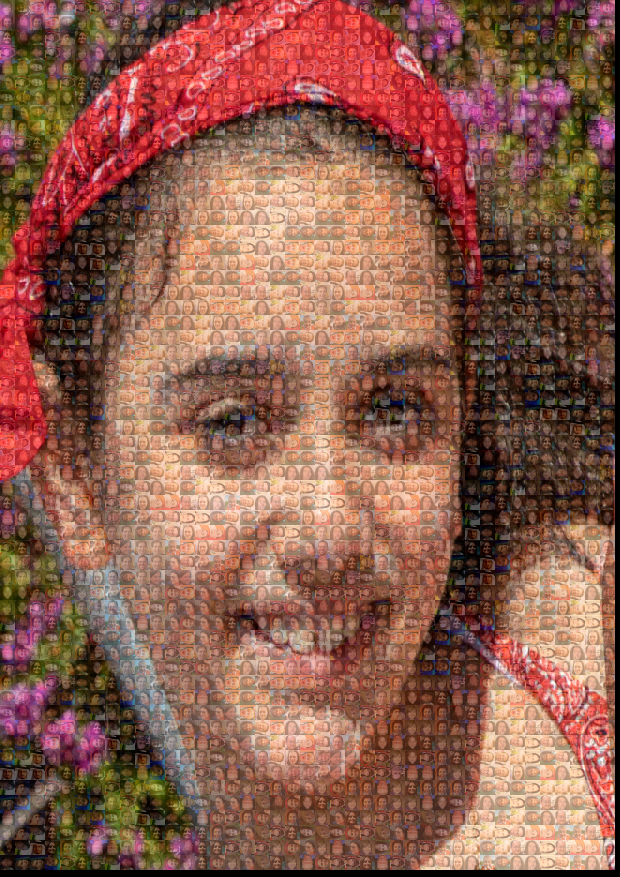
#> input picture mosaic.jpeg, 2480 x 3508 px (shown at 1/4 size)
$ python mosaic.py mosaic.jpeg .
#> lines starting #> are read from the running program, lines starting #| are printed output that depends on the picture
import sys
import os, os.path
from PIL import Image, ImageOps, ImageEnhance
from multiprocessing import Process, Queue, cpu_count
import random
import math
import time  # Make sure to import the time module
import argparse  # Import argparse for command-line argument parsing

# Improved configuration parameters
TILE_SIZE = 120  # Base tile size
TILE_MATCH_RES = 20  # Increased for more precise matching
ENLARGEMENT = 2
MIN_TILES = 10
DEFAULT_OPACITY = 0.3

# Enhanced tile processing parameters
SMALL_TILE_SCALE = 40  # Increased scale factor for better quality small tiles
TILE_BLOCK_SIZE = TILE_SIZE / max(min(TILE_MATCH_RES, TILE_SIZE), 1)
WORKER_COUNT = max(cpu_count() - 1, 1)
OUT_FILE = 'mosaic.jpeg'
EOQ_VALUE = None

# Define dimensions for A4, A3, A2, A1 in pixels (width, height)
A_SIZES = {
    "A4": (2480, 3508),  # A4 size at 300 DPI
    "A3": (3508, 4961),  # A3 size at 300 DPI
    "A2": (4961, 7016),  # A2 size at 300 DPI
    "A1": (7016, 9933)   # A1 size at 300 DPI
}

class TileProcessor:
    def __init__(self, tiles_directory):
        self.tiles_directory = tiles_directory

    def __process_tile(self, tile_path):
        try:
            img = Image.open(tile_path)
            img = ImageOps.exif_transpose(img)

            # Enhanced image processing
            enhancer = ImageEnhance.Contrast(img)
            img = enhancer.enhance(1.2)

            enhancer = ImageEnhance.Color(img)
            img = enhancer.enhance(1.2)  # Increased color enhancement

            enhancer = ImageEnhance.Sharpness(img)
            img = enhancer.enhance(1.3)  # Added sharpness enhancement

            # Get the largest square from the image
            w, h = img.size
            min_dimension = min(w, h)
            w_crop = (w - min_dimension) / 2
            h_crop = (h - min_dimension) / 2
            img = img.crop((w_crop, h_crop, w - w_crop, h - h_crop))

            # Create multiple variations with improved quality
            variations = []
            for angle in [0, 90, 180, 270]:
                rotated = img.rotate(angle, expand=True, resample=Image.BICUBIC)
                variations.extend([
                    rotated,
                    ImageOps.mirror(rotated),
                    ImageOps.flip(rotated)
                ])

            img = random.choice(variations)

            # Create large tile with high quality
            large_tile_img = img.resize((TILE_SIZE, TILE_SIZE), Image.LANCZOS)

            # Create small tile with enhanced resolution
            small_tile_size = int(TILE_SIZE * SMALL_TILE_SCALE / TILE_BLOCK_SIZE)
            small_tile_img = img.resize((small_tile_size, small_tile_size), Image.LANCZOS)

            # Apply additional enhancements to small tile
            enhancer = ImageEnhance.Sharpness(small_tile_img)
            small_tile_img = enhancer.enhance(1.5)  # Increased sharpness enhancement

            # Removed the Detail enhancement as it does not exist
            # You can add other enhancements if needed, like Brightness or Contrast
            enhancer = ImageEnhance.Contrast(small_tile_img)
            small_tile_img = enhancer.enhance(1.1)  # Optional contrast enhancement

            return (large_tile_img.convert('RGB'), small_tile_img.convert('RGB'))
        except Exception as e:
            print(f"Error processing tile {tile_path}: {str(e)}")
            return (None, None)

    def get_tiles(self):
        large_tiles = []
        small_tiles = []
        tile_names = []
        usage_count = {}

        print('Reading tiles from {}...'.format(self.tiles_directory))

        # Enhanced recursive tile processing
        for root, _, files in os.walk(self.tiles_directory):
            for tile_name in files:
                if tile_name.lower().endswith(('.png', '.jpg', '.jpeg', '.bmp', '.tiff')):  # Added TIFF support
                    print('Reading {:40.40}'.format(tile_name), flush=True, end='\r')
                    tile_path = os.path.join(root, tile_name)
                    large_tile, small_tile = self.__process_tile(tile_path)
                    if large_tile and small_tile:  # Ensure both tiles are processed successfully
                        large_tiles.append(large_tile)
                        small_tiles.append(small_tile)
                        tile_names.append(tile_name)
                        usage_count[tile_name] = 0

        print('Processed {} tiles.'.format(len(large_tiles)))

        # Improved tile duplication with enhanced variations
        while len(large_tiles) < MIN_TILES:
            least_used_tiles = [tile for tile in range(len(tile_names))
                              if usage_count[tile_names[tile]] < 3]

            if not least_used_tiles:
                break

            idx = random.choice(least_used_tiles)
            large_tile = large_tiles[idx].copy()
            small_tile = small_tiles[idx].copy()

            # Apply enhanced variations
            brightness_factor = random.uniform(0.85, 1.15)
            contrast_factor = random.uniform(0.9, 1.1)
            color_factor = random.uniform(0.95, 1.05)

            # Apply enhancements to both large and small tiles
            for tile in [large_tile, small_tile]:
                enhancer = ImageEnhance.Brightness(tile)
                tile = enhancer.enhance(brightness_factor)

                enhancer = ImageEnhance.Contrast(tile)
                tile = enhancer.enhance(contrast_factor)

                enhancer = ImageEnhance.Color(tile)
                tile = enhancer.enhance(color_factor)

            large_tiles.append(large_tile)
            small_tiles.append(small_tile)
            usage_count[tile_names[idx]] += 1

        return (large_tiles, small_tiles)

class TargetImage:
    def __init__(self, image_path):
        self.image_path = image_path

    def get_data(self):
        print('Processing main image...')
        img = Image.open(self.image_path)
#> img is the input picture: PIL image 2480x3508 RGB; mean R, G, B 141.1, 93.4, 78

        # Enhance the target image
        enhancer = ImageEnhance.Contrast(img)
        img = enhancer.enhance(1.1)

        # Calculate dimensions to maintain aspect ratio
        target_width = 1200  # Maximum width
        w_ratio = target_width / img.size[0]
#> w_ratio = 0.484
        new_height = int(img.size[1] * w_ratio)
#> new_height = 1697

        w = target_width * ENLARGEMENT
        h = new_height * ENLARGEMENT
#> h = 3394

        large_img = img.resize((w, h), Image.LANCZOS)
        w_diff = (w % TILE_SIZE)/2
        h_diff = (h % TILE_SIZE)/2
#> h_diff = 17

        if w_diff or h_diff:
            large_img = large_img.crop((w_diff, h_diff, w - w_diff, h - h_diff))
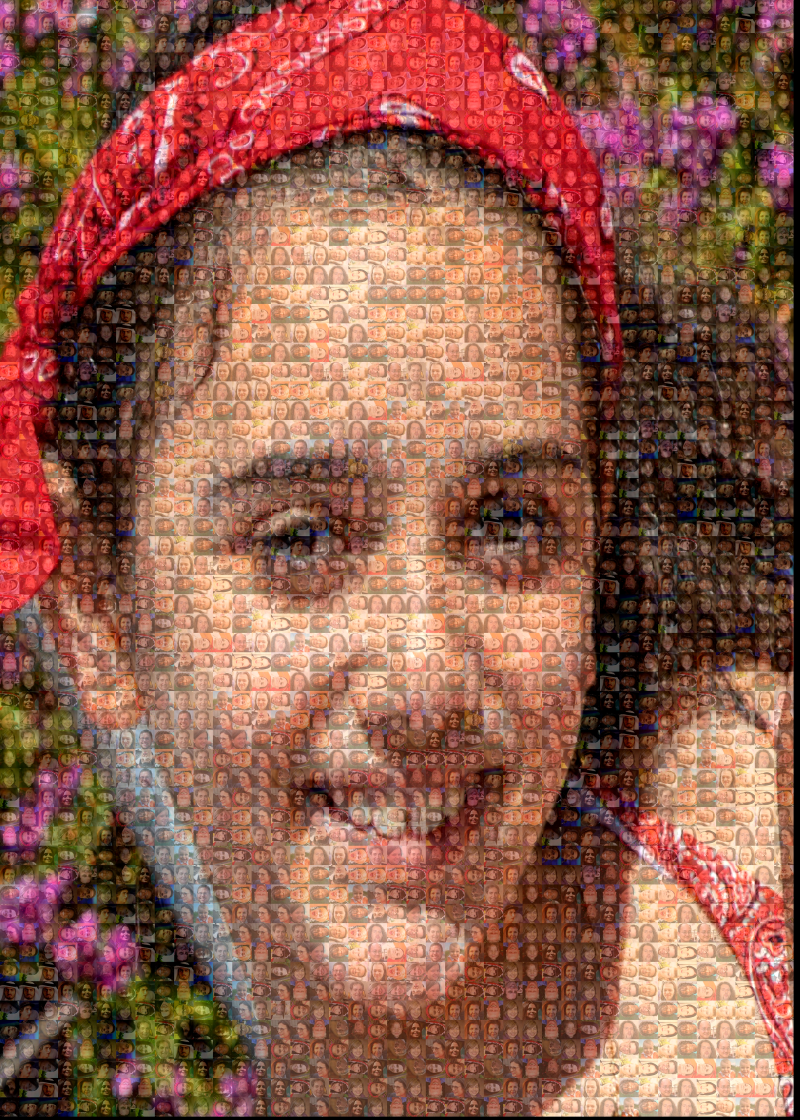
#> large_img: PIL image 2400x3360 RGB (shown at 1/3 size); mean R, G, B 144.7, 92.7, 75.8

        small_img = large_img.resize((int(w/TILE_BLOCK_SIZE), int(h/TILE_BLOCK_SIZE)),
                                   Image.LANCZOS)
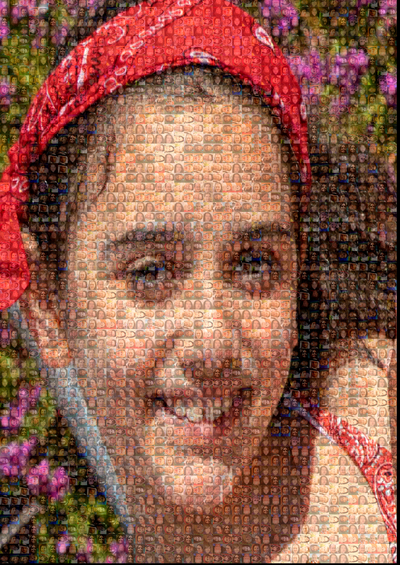
#> small_img: PIL image 400x565 RGB; mean R, G, B 144.7, 92.8, 75.9

        return (large_img.convert('RGB'), small_img.convert('RGB'))


class TileFitter:
    # [43 lines left out: functions __init__, _calculate_brightness, _get_tile_diff, get_best_fit_tiles, not called in this run]


class MosaicImage:
    def __init__(self, original_img):
        self.image = Image.new(original_img.mode, original_img.size)
        self.original = original_img.copy()
        self.x_tile_count = int(original_img.size[0] / TILE_SIZE)
        self.y_tile_count = int(original_img.size[1] / TILE_SIZE)
        self.total_tiles = self.x_tile_count * self.y_tile_count
        self.recent_tiles = []  # Track recently used tiles
        self.max_recent = 50    # Number of recent tiles to track

    # [146 lines left out: functions select_tile, add_tile, get_average_color, get_random_tile, save, build_mosaic and 1 more, not called in this run]


def compose(original_img, tiles, opacity=DEFAULT_OPACITY, out_file=OUT_FILE):
    print('Building mosaic, press Ctrl-C to abort...')
    original_img_large, original_img_small = original_img
    tiles_large, tiles_small = tiles

    all_tile_data_large = [list(tile.getdata()) for tile in tiles_large]
    all_tile_data_small = [list(tile.getdata()) for tile in tiles_small]

    work_queue = Queue(WORKER_COUNT)
    result_queue = Queue()

    mosaic = MosaicImage(original_img_large)  # Create the mosaic image object

    try:
        Process(target=build_mosaic,
                args=(result_queue, all_tile_data_large, original_img_large, opacity, out_file)).start()

        for _ in range(WORKER_COUNT):
            Process(target=fit_tiles,
                   args=(work_queue, result_queue, all_tile_data_small)).start()

        total_tiles = int(original_img_large.size[0] / TILE_SIZE) * int(original_img_large.size[1] / TILE_SIZE)
        progress = ProgressCounter(total_tiles)

        for x in range(int(original_img_large.size[0] / TILE_SIZE)):
            for y in range(int(original_img_large.size[1] / TILE_SIZE)):
                large_box = (x * TILE_SIZE, y * TILE_SIZE,
                           (x + 1) * TILE_SIZE, (y + 1) * TILE_SIZE)
                small_box = (x * TILE_SIZE/TILE_BLOCK_SIZE,
                           y * TILE_SIZE/TILE_BLOCK_SIZE,
                           (x + 1) * TILE_SIZE/TILE_BLOCK_SIZE,
                           (y + 1) * TILE_SIZE/TILE_BLOCK_SIZE)
                work_queue.put((list(original_img_small.crop(small_box).getdata()),
                              large_box))
                progress.update()

    except KeyboardInterrupt:
        print('\nHalting, saving partial image please wait...')

    finally:
        for _ in range(WORKER_COUNT):
            work_queue.put((EOQ_VALUE, EOQ_VALUE))

    return mosaic.image  # Return the generated mosaic image


class ProgressCounter:
    def __init__(self, total):
        self.total = total
        self.counter = 0

    # [4 lines left out: function update, not called in this run]


def mosaic(img_path, tiles_path, opacity=DEFAULT_OPACITY, out_file=OUT_FILE, size="A4"):
    print(f"Starting mosaic generation for {img_path} with tiles from {tiles_path}")

    # Get target dimensions based on size parameter
    if size in A_SIZES:
        target_width, target_height = A_SIZES[size]
    else:
        print(f"ERROR: Invalid size '{size}'. Defaulting to A4.")
        target_width, target_height = A_SIZES["A4"]

    # Load and process initial image data
    image_data = TargetImage(img_path).get_data()
    tiles_data = TileProcessor(tiles_path).get_tiles()
#> the loop in get_tiles, `while len(large_tiles) < MIN_TILES:` made 4 passes
#> pass 1, in get_tiles, `large_tile = large_tiles[idx].copy()`:
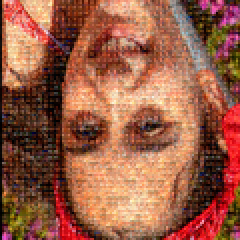
#> large_tile: PIL image 120x120 RGB (shown 2 times larger); mean R, G, B 154.2, 93.1, 69.8
#> pass 1, in get_tiles, `small_tile = small_tiles[idx].copy()`:
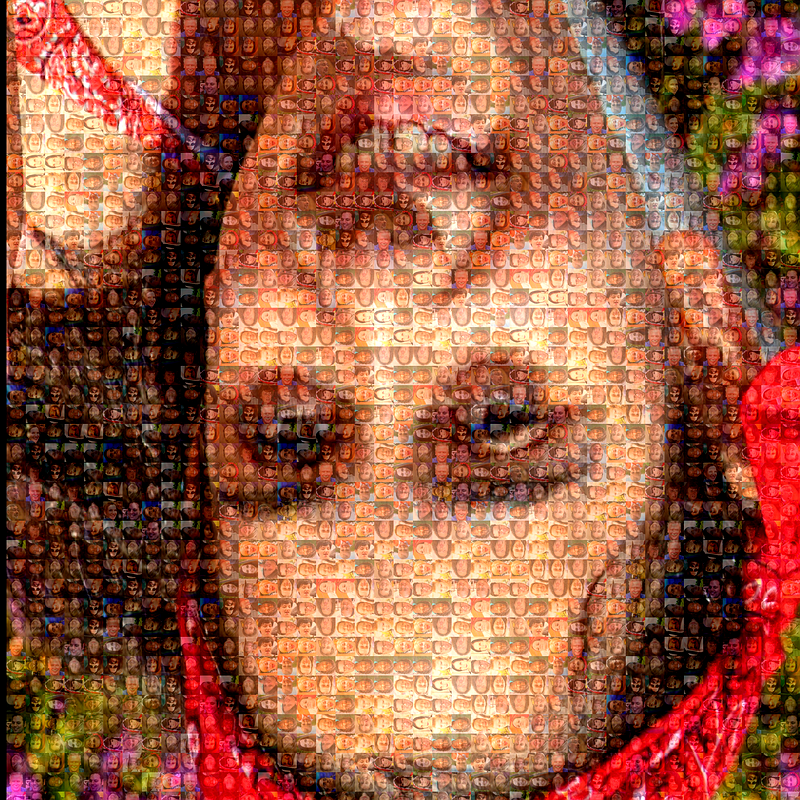
#> small_tile: PIL image 800x800 RGB; mean R, G, B 156.3, 91.9, 67

    # Calculate aspect ratios
    original_aspect = image_data[0].size[0] / image_data[0].size[1]
#> original_aspect = 0.714
    target_aspect = target_width / target_height

    # Calculate dimensions for cropping
    if original_aspect > target_aspect:
        # Image is wider than target: crop width
        new_width = int(image_data[0].size[1] * target_aspect)
#> new_width = 2373
        new_height = image_data[0].size[1]
#> new_height = 3360
        left = (image_data[0].size[0] - new_width) // 2
#> left = 13
        top = 0
        right = left + new_width
#> right = 2386
        bottom = new_height
#> bottom = 3360
    else:
        # Image is taller than target: crop height
        new_width = image_data[0].size[0]
        new_height = int(image_data[0].size[0] / target_aspect)
        left = 0
        top = (image_data[0].size[1] - new_height) // 2
        right = new_width
        bottom = top + new_height

    # Crop and resize the images
    large_img = image_data[0].crop((left, top, right, bottom))
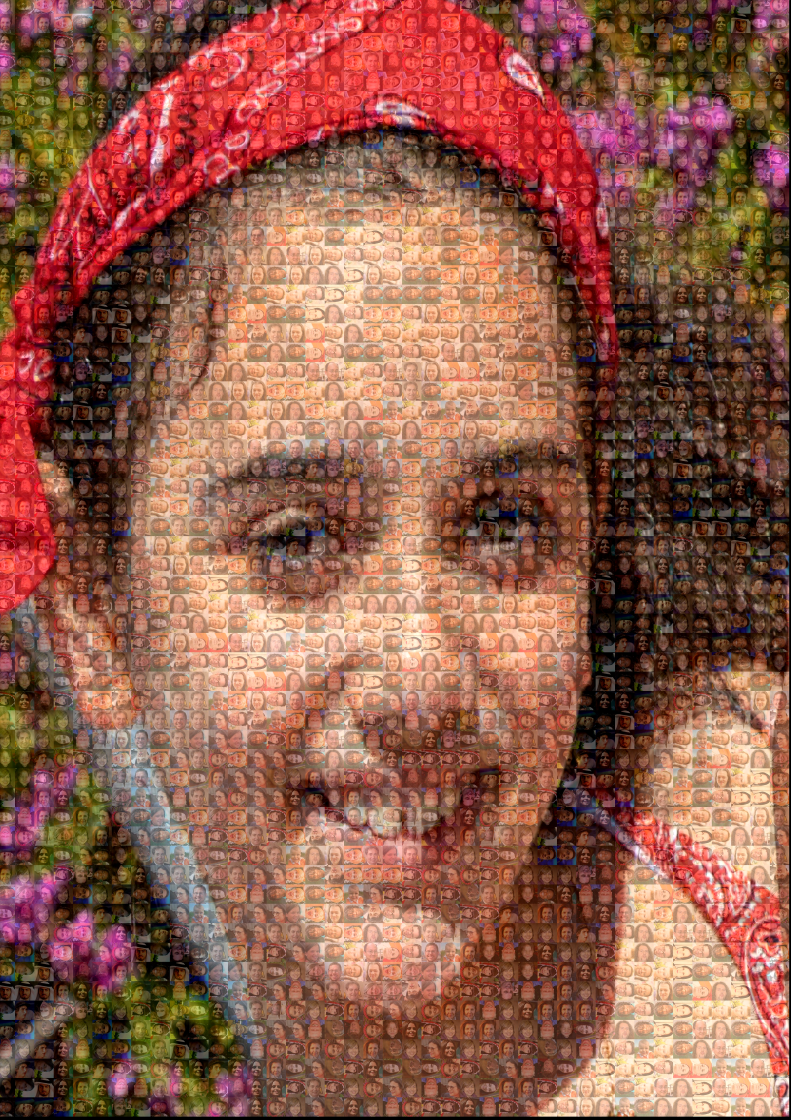
#> large_img: PIL image 2373x3360 RGB (shown at 1/3 size); mean R, G, B 145.8, 93.5, 76.4
    large_img = large_img.resize((target_width, target_height), Image.LANCZOS)
#> large_img: PIL image 7016x9933 RGB

    # Ensure the dimensions are multiples of TILE_SIZE
    target_width_adjusted = (target_width // TILE_SIZE) * TILE_SIZE
    target_height_adjusted = (target_height // TILE_SIZE) * TILE_SIZE

    # Crop the large image to the adjusted dimensions
    large_img = large_img.crop((0, 0, target_width_adjusted, target_height_adjusted))
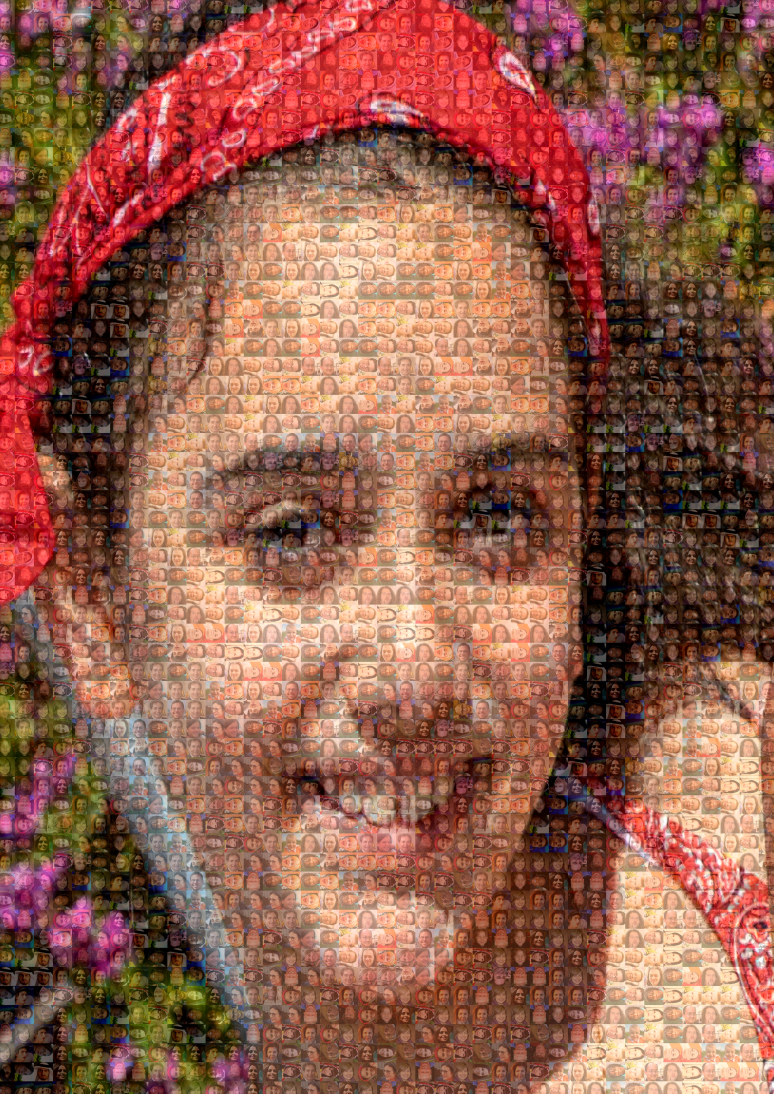
#> large_img: PIL image 6960x9840 RGB (shown at 1/9 size); mean R, G, B 146.7, 94, 76.9

    # Also adjust the small image accordingly
    small_img = large_img.resize((int(target_width_adjusted // TILE_BLOCK_SIZE),
                                   int(target_height_adjusted // TILE_BLOCK_SIZE)),
                                  Image.LANCZOS)
#> small_img: PIL image 1160x1640 RGB

    # Update image_data tuple with new processed images
    image_data = (large_img, small_img)

    if tiles_data[0]:
        mosaic_image = MosaicImage(image_data[0])
#> in __init__, `self.image = Image.new(original_img.mode, original_img.size)`: self.image: PIL image 6960x9840 RGB; every value is 0
        try:
            compose(image_data, tiles_data, opacity, out_file)
            print(f"Mosaic saved to {out_file}")
        except Exception as e:
            print(f"Error during mosaic composition: {str(e)}")
            return None

        time.sleep(1)

        if os.path.exists(out_file):
            return Image.open(out_file)
        else:
            print(f"ERROR: Generated file does not exist at {out_file}")
            return None
    else:
        print(f"ERROR: No images found in tiles directory '{tiles_path}'")
        return None


if __name__ == '__main__':
    parser = argparse.ArgumentParser(description='Generate a mosaic image.')
    parser.add_argument('image', type=str, help='Path to the main image')
    parser.add_argument('tiles_directory', type=str, help='Path to the directory containing tile images')
    parser.add_argument('--opacity', type=float, default=DEFAULT_OPACITY, help='Opacity of the mosaic tiles')
    parser.add_argument('--size', type=str, choices=A_SIZES.keys(), default='A1', help='Size of the resulting mosaic (A4, A3, A2, A1)')

    args = parser.parse_args()

    source_image = args.image
    tile_dir = args.tiles_directory
    opacity = args.opacity
    size = args.size

    if not os.path.isfile(source_image):
        print("ERROR: Unable to find image file '{}'".format(source_image))
    elif not os.path.isdir(tile_dir):
        print("ERROR: Unable to find tile directory '{}'".format(tile_dir))
    else:
        mosaic(source_image, tile_dir, opacity, out_file=OUT_FILE, size=size)
